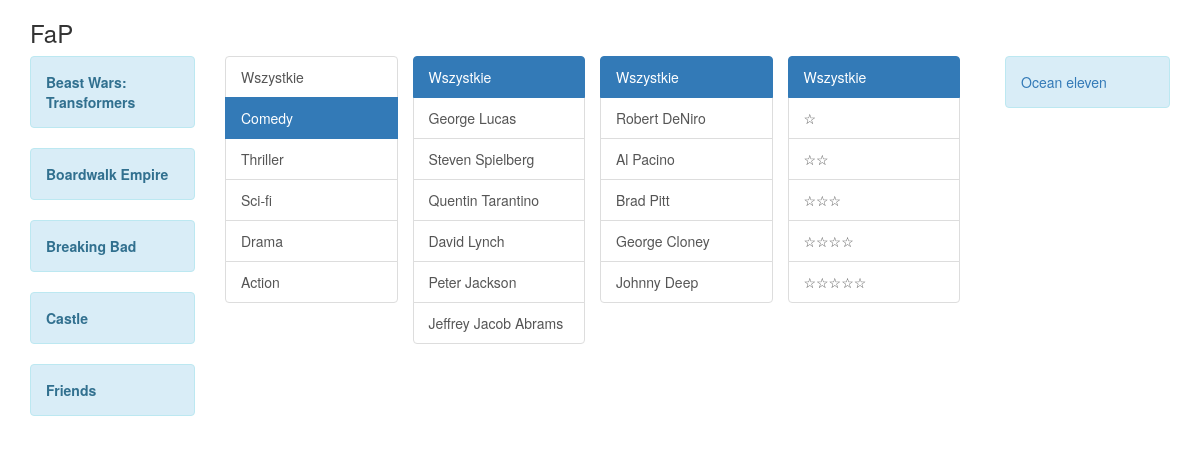
Screenshot of /FaP/?genre=1 with the database file from the repository.
### FaP/models.py (models this page shows, shortened)
class Serials(models.Model):
	title = models.CharField(_(u"Tytuł"), max_length=255)

class Genre(models.Model):
	title = models.CharField(_(u"Tytuł"), max_length=100)
	def __str__(self):
		return self.title

class Director(models.Model):
	first_name = models.CharField(_(u"Imię"), max_length=40)
	last_name = models.CharField(_("Nazwisko"), max_length=40)
	def __str__(self):
		return self.first_name + ' ' + self.last_name

class Actor(models.Model):
	first_name = models.CharField(_(u"Imię"), max_length=40)
	last_name = models.CharField(_("Nazwisko"), max_length=40)
	def __str__(self):
		return self.first_name + ' ' + self.last_name

class Movie(models.Model):
	title = models.CharField(max_length=255)
	genres = models.ManyToManyField(Genre, blank=True)
	directors = models.ManyToManyField(Director, blank=True)
	actors = models.ManyToManyField(Actor, blank=True)
	rating = models.PositiveIntegerField(choices=RATING_CHOICES)

### FaP/views.py (the view)
def home(request):
	qs = Movie.objects.order_by('title')
	form = MovieFilterForm(data=request.GET)
	facets = {
		'selected': {},
		'categories': {
			'genres': Genre.objects.all(),
			'directors': Director.objects.all(),
			'actors': Actor.objects.all(),
			'ratings': RATING_CHOICES,
		},
	}
	if form.is_valid():
		facets, qs = form.filter(facets, qs)
	paginator = Paginator(qs, 3)			# queryset and limit per page
	page_number = request.GET.get('page')
	try:
		page = paginator.page(page_number)
	except PageNotAnInteger:
		page = paginator.page(1)
	except EmptyPage:
		page = paginator.page(paginator.num_pages)
	serials_qs = Serials.objects.order_by('title')
	serials_paginator = Paginator(serials_qs, 5)
	serials_page_number = request.GET.get('serial_page')
	try:
		serials_page = serials_paginator.page(serials_page_number)
	except PageNotAnInteger:
		serials_page = serials_paginator.page(1)
	except EmptyPage:
		serials_page = serials_paginator.page(serials_paginator.num_pages)
	context = {
		'form': form,
		'facets': facets,
		'serials_page': serials_page,
		'object_list': page,
	}
	return render(request, 'FaP/home.html', context)

### FaP/forms.py (called while the page is built)
	def filter(self, facets, qs):
		genre = self.cleaned_data['genre']
		if genre:
			facets['selected']['genre'] = genre
			qs = qs.filter(genres=genre).distinct()
		director = self.cleaned_data['director']
		if director:
			facets['selected']['director'] = director
			qs = qs.filter(directors=director).distinct()
		actor = self.cleaned_data['actor']
		if actor:
			facets['selected']['actor'] = actor
			qs = qs.filter(actors=actor).distinct()
		rating = self.cleaned_data['rating']
		if rating:
			facets['selected']['rating'] = (int(rating), dict(RATING_CHOICES)[int(rating)])
			qs = qs.filter(rating=rating).distinct()
		return facets, qs

### Filters_And_Pagination/context_processor.py (called while the page is built)
def app_name(request):
    try:
        res = resolve(request.path).app_name
        return {
            'app_name': res,
        }
    except Resolver404:
        return {}

### Filters_And_Pagination/templatetags/utility_tags.py (called while the page is built)
@register.simple_tag(takes_context=True)
def append_to_query(context, **kwargs):
	query_params = context['request'].GET.copy()
	for key, value in kwargs.items():
		query_params[key] = value
	query_string = u""
	if len(query_params):
		query_string += u"?{}".format('&amp;'.join(
			['{}={}'.format(key, force_str(value)) for key, value in query_params.items() if value]))
	return query_string

### FaP/templates/FaP/home.html (shortened to what this page needs)
{% extends "base.html" %}
{% load utility_tags %}
{% load i18n %}
{% block left_navigation %}
	<div class="serial_list">
		{% for serial in serials_page %}
			<div class="item">
				<div class="movie alert alert-info">
					<strong>{{ serial.title }}</strong>
				</div>
			</div>
		{% endfor %}
	</div>
{% endblock %}
{% block header_navigation %}
	<div class="filters">
		<div class="list-group col-md-3">
			<a class="list-group-item{% if not facets.selected.genre %} active{% endif %}"
				href="{% append_to_query genre="" page="" %}">{% trans "Wszystkie" %}</a>
			{% for cat in facets.categories.genres %}
				<a class="list-group-item{% if facets.selected.genre == cat %} active{% endif %}"
				href="{% append_to_query genre=cat.pk page="" %}">{{ cat }}</a>
			{% endfor %}
		</div>
		<div class="list-group col-md-3">
			<a class="list-group-item{% if not facets.selected.director %} active{% endif %}"
				href="{% append_to_query director="" page="" %}">{% trans "Wszystkie" %}</a>
			{% for cat in facets.categories.directors %}
				<a class="list-group-item{% if facets.selected.director == cat %} active{% endif %}"
				href="{% append_to_query director=cat.pk page="" %}">{{ cat }}</a>
			{% endfor %}
		</div>
		<div class="list-group col-md-3">
			<a class="list-group-item{% if not facets.selected.actor %} active{% endif %}"
				href="{% append_to_query actor="" page="" %}">{% trans "Wszystkie" %}</a>
			{% for cat in facets.categories.actors %}
				<a class="list-group-item{% if facets.selected.actor == cat %} active{% endif %}"
				href="{% append_to_query actor=cat.pk page="" %}">{{ cat }}</a>
			{% endfor %}
		</div>
		<div class="list-group col-md-3">
			<a class="list-group-item{% if not facets.selected.rating %} active{% endif %}"
				href="{% append_to_query rating="" page="" %}">{% trans "Wszystkie" %}</a>
			{% for r_val, r_display in facets.categories.ratings %}
				<a class="list-group-item{% if facets.selected.rating.0 == r_val %} active {% endif %}"
				href="{% append_to_query rating=r_val page="" %}">
				{{ r_display }}</a>
			{% endfor %}
		</div>
	</div>
{% endblock %}
{% block right_navigation %}
	<div class="movie_list">
		{% for movie in object_list %}
			<div class="movie alert alert-info">
				<p><a href="" data-url="{% url 'FaP:movie_detail_modal' pk=movie.pk %}" data-title="{{ movie.title }}">{{ movie.title }}</a></p>
			</div>
		{% endfor %}
	</div>
{% endblock %}

### rows the page displays
Serials: title "Beast Wars: Transformers"
Serials: title "Boardwalk Empire"
Serials: title "Breaking Bad"
Serials: title "Castle"
Serials: title "Friends"
Genre: title "Comedy"
Genre: title "Thriller"
Genre: title "Sci-fi"
Genre: title "Drama"
Genre: title "Action"
Director: first_name+last_name "George Lucas"
Director: first_name+last_name "Steven Spielberg"
Director: first_name+last_name "Quentin Tarantino"
Director: first_name+last_name "David Lynch"
Director: first_name+last_name "Peter Jackson"
Director: first_name+last_name "Jeffrey Jacob Abrams"
Actor: first_name+last_name "Robert DeNiro"
Actor: first_name+last_name "Al Pacino"
Actor: first_name+last_name "Brad Pitt"
Actor: first_name+last_name "George Cloney"
Actor: first_name+last_name "Johnny Deep"
Movie: title "Ocean eleven"

### other values shown
{{ app_name }} "FaP"
{{ r_display }} "☆" "☆☆" "☆☆☆" "☆☆☆☆" "☆☆☆☆☆"
